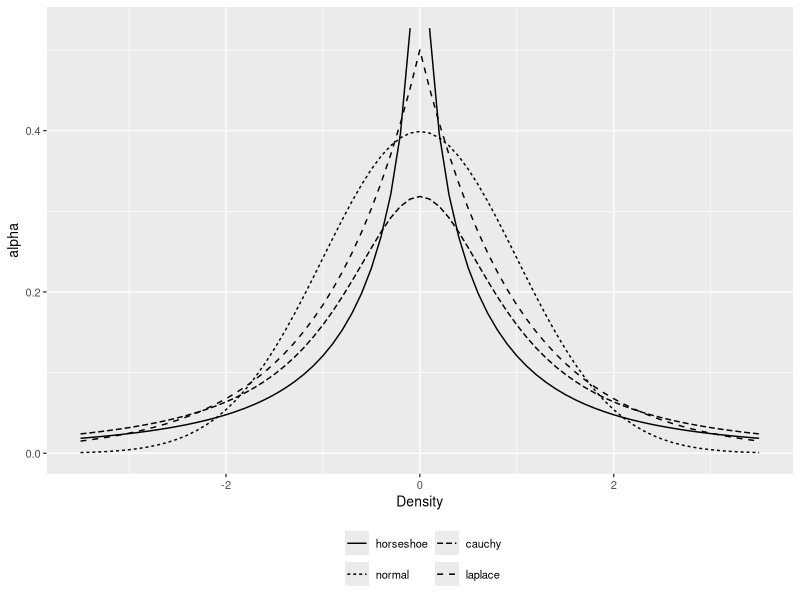

Generate this figure with R:
library(ggplot2)
library(reshape2)
library(VGAM)

# Approximation of horseshoe density
# Theorem 1 of Carvallo et al.
dhp <- function(x) {
  K <- 1 / sqrt(2 * pi^3)
  lb <- (K / 2) * log(1 + 4 / x^2)
  ub <- K * log(1 + 2 / x^2)
  (lb + ub) / 2
}

x <- seq(-3.5, 3.5, by=0.1)
hp <- dhp(x)
hp[is.infinite(hp)] <- NA

dist <- melt(data.frame(x = x,
                        horseshoe = hp,
                        normal = dnorm(x),
                        cauchy = dcauchy(x),
                        laplace = dlaplace(x)),
             id.vars = "x")

gg1 <- (ggplot(dist, aes(x = x, y = value, linetype=variable))
        + geom_line()
        + theme_gray(base_size = 10)
        + scale_x_continuous("Density")
        + scale_y_continuous("alpha")
        + scale_linetype_discrete("")
        + theme(legend.position = "bottom")
        + guides(linetype = guide_legend(nrow=2)))
ggsave(plot = gg1, file = "horseshoe1.pdf",
       width=2.5, height = 2.5)
